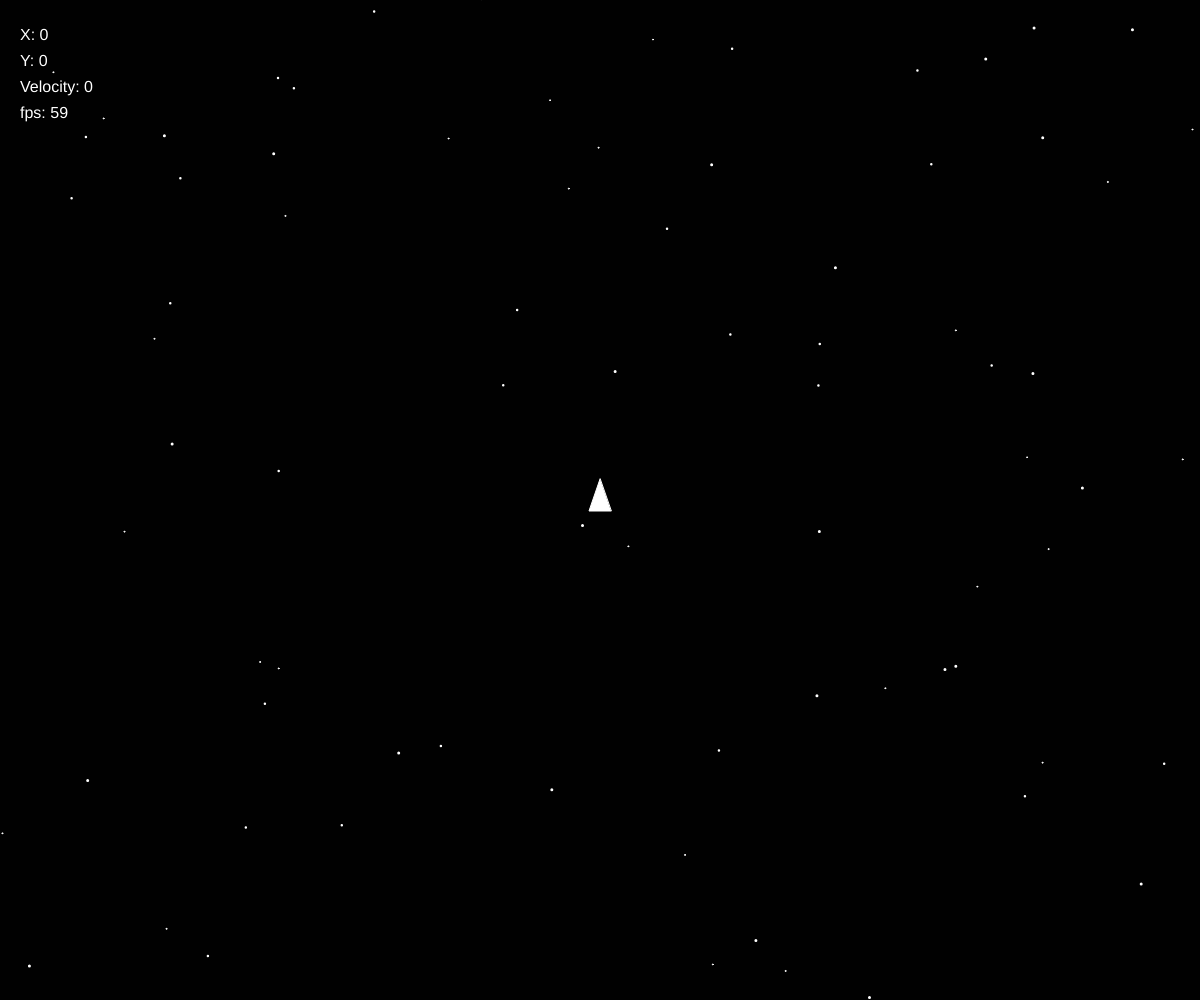
Frame 1 (no input)
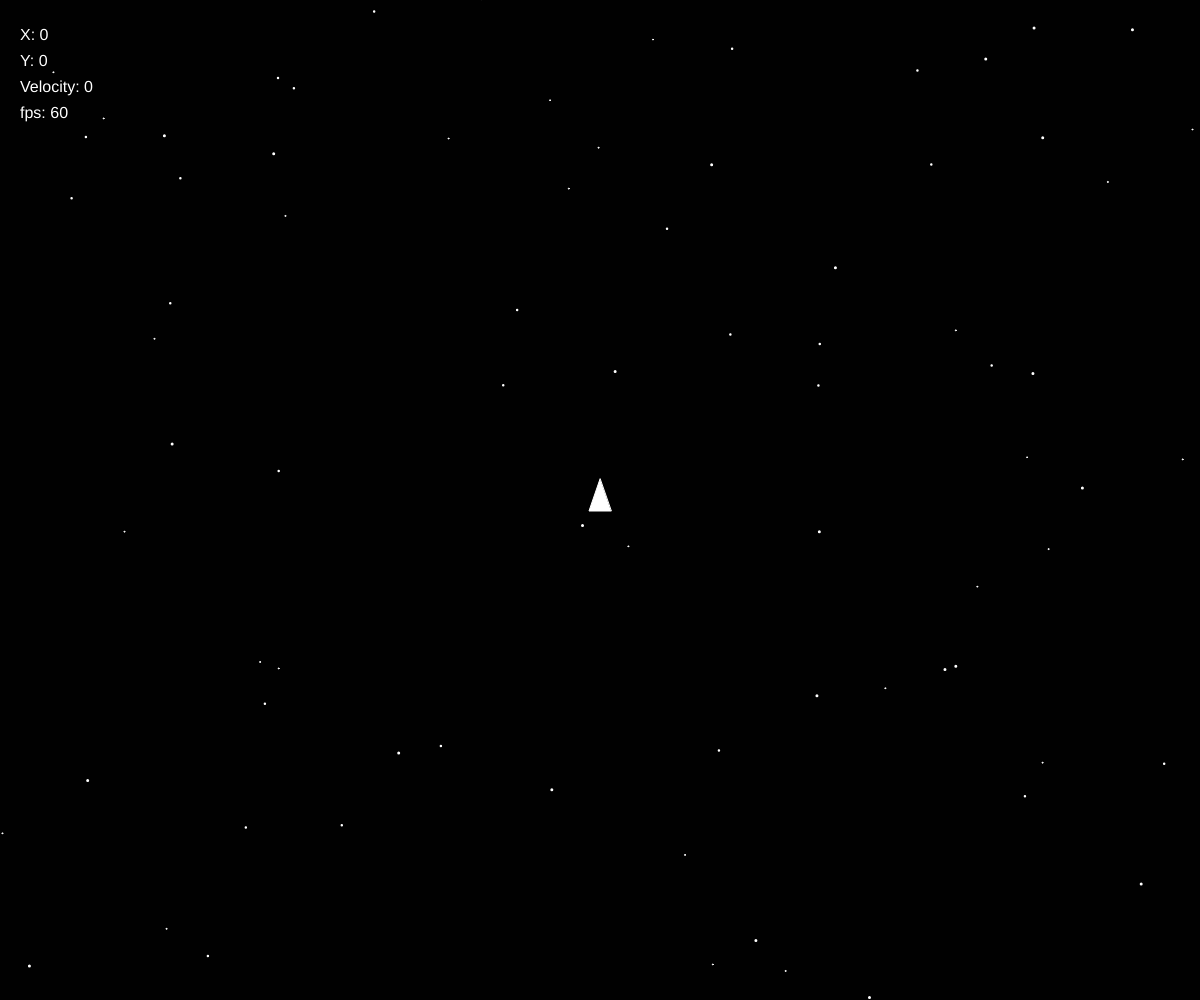
Frame 60 (no input)
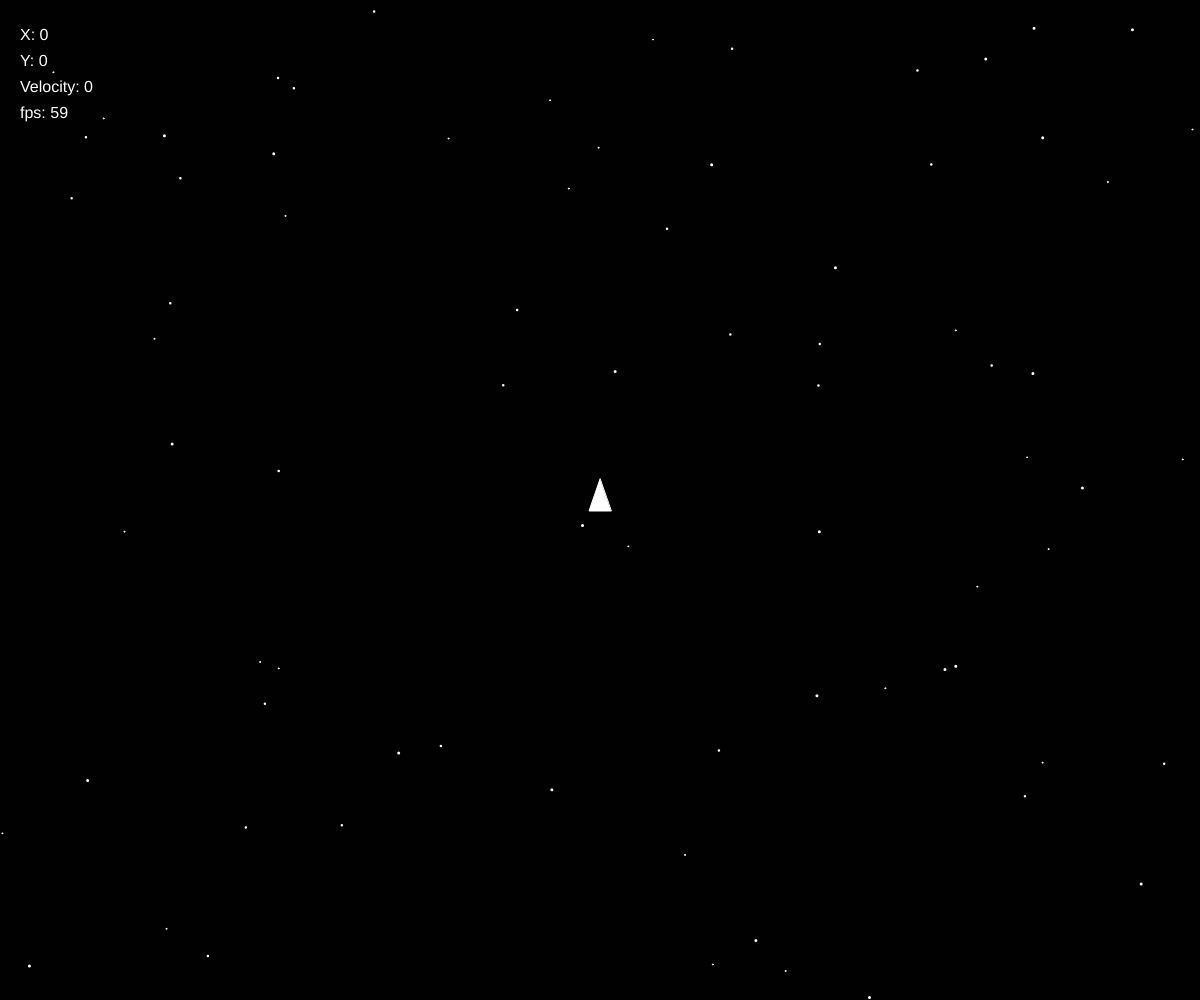
Frame 120 (the mouse pressed at the canvas centre since frame 60)

The p5.js sketch that drew these frames (run headless with seeded random() and noise() and a simulated clock; from frame 60 on, the mouse is pressed at the canvas centre):

// p5.js sketch
// ── sketch.js
var ship;

var scale1 = 1.5;
var scale2 = 1.25;
var scale3 = 1;

var stars = [];
var stars2 = [];
var stars3 = [];

var boost = [];
var particle;
var bombs = [];
var missiles = [];

var originX;
var originY;

function setup() {
  // put setup code here
  createCanvas(windowWidth, windowHeight);
  frameRate(60);
  rectMode(CENTER);
  angleMode(DEGREES);

  originX = -width/2;
  originY = -height/2;

  ship = new Ship();

  for (var i = 0; i < 100; i++) {
    stars[i] = new Star(originX + random(width), originY + random(height));
  }

  for (var i = 0; i < 75; i++) {
    stars2[i] = new Star(originX + random(width), originY + random(height));
  }

  for (var i = 0; i < 50; i++) {
    stars3[i] = new Star(originX + random(width), originY + random(height));
  }

  particle = new ParticleSystem(createVector(0, 0));
}

function draw() {
  // put drawing code here
  stroke(255);
  fill(255);
  background(1);
  angleMode(DEGREES);

  originX = ship.position.x - width/2;
  originY = ship.position.y - height/2;

  translate(width/2, height/2); 

  push();
  scale(scale1);
  fill(255);
  for (var i = stars.length-1; i >= 0; i--) {
    stars[i].update();
    stars[i].show();
    isOff = stars[i].offscreen();
    if (isOff[0]) {
      stars.splice(i, 1);
      switch (isOff[1]) {
        case 1:
          stars[stars.length] = new Star(originX + width, originY + random(height));
        break;
        
        case 2:
          stars[stars.length] = new Star(originX, originY + random(height));
        break;

        case 3:
          stars[stars.length] = new Star(originX + random(width), originY + height);
        break;

        case 4:
          stars[stars.length] = new Star(originX + random(width), originY);
        break;

        default:
        break;
      }
    }
  }
  pop();

  push();
  scale(scale2);
  fill(255);
  for (var i = stars2.length-1; i >= 0; i--) {
    stars2[i].update();
    stars2[i].show();
    isOff = stars2[i].offscreen();
    if (isOff[0]) {
      stars2.splice(i, 1);
      switch (isOff[1]) {
        case 1:
          stars2[stars2.length] = new Star(originX + width, originY + random(height));
        break;
        
        case 2:
          stars2[stars2.length] = new Star(originX, originY + random(height));
        break;

        case 3:
          stars2[stars2.length] = new Star(originX + random(width), originY + height);
        break;

        case 4:
          stars2[stars2.length] = new Star(originX + random(width), originY);
        break;

        default:
        break;
      }
    }
  }
  pop();

  push();
  scale(scale3);
  fill(255);
  for (var i = stars3.length-1; i >= 0; i--) {
    stars3[i].update();
    stars3[i].show();
    isOff = stars3[i].offscreen();
    if (isOff[0]) {
      stars3.splice(i, 1);
      switch (isOff[1]) {
        case 1:
          stars3[stars3.length] = new Star(originX + width, originY + random(height));
        break;
        
        case 2:
          stars3[stars3.length] = new Star(originX, originY + random(height));
        break;

        case 3:
          stars3[stars3.length] = new Star(originX + random(width), originY + height);
        break;

        case 4:
          stars3[stars3.length] = new Star(originX + random(width), originY);
        break;

        default:
        break;
      }
    }
  }
  pop();

  push();
  scale(scale1);
  fill(255);
  for (var i = boost.length-1; i >= 0; i--) {
    boost[i].update();
    boost[i].show();
    if (boost[i].timer()) {
      boost.splice(i, 1);
    }
  }
  pop();

  push();
  scale(scale1);
  particle.run();
  pop();

  push();
  scale(scale1);
  for (var i = bombs.length-1; i >= 0; i--) {
    bombs[i].update();
    bombs[i].show();
    if (bombs[i].delete()) {
      bombs.splice(i, 1);
    }
  }
  pop();

  push();
  scale(scale1);
  for (var i = missiles.length-1; i >= 0; i--) {
    missiles[i].update();
    missiles[i].show();
    if (missiles[i].delete()) {
      missiles.splice(i, 1);
    }
  }
  pop();
  
  push();
  rotate(ship.a);
  ship.update();
  ship.show();
  pop();

  textSize(16);
  fill(255);
  stroke(0);
  text("X: " + floor(ship.position.x), -windowWidth/2 + 20, -windowHeight/2 + 40);
  text("Y: " + floor(ship.position.y), -windowWidth/2 + 20, -windowHeight/2 + 66);
  text("Velocity: " + floor(ship.velocity.mag()), -windowWidth/2 + 20, -windowHeight/2 + 92);
  text("fps: " + floor(frameRate()), -windowWidth/2 + 20, -windowHeight/2 + 118);
}
// ── bomb.js
function Bomb(position, l) {
    this.position = position.copy();
    this.velocity = ship.velocity.copy();
    this.velocity.setMag(ship.velocity.mag() + 5);
    this.initPos = position.copy();
    this.r = 6;
    this.maxR = 64;
    this.lifeTime = l;

    this.update = function() {
        this.velocity.limit(10);
        this.position = this.initPos.copy().sub(ship.position.copy());

        if (this.lifeTime <= 1) {
            if (this.r < this.maxR) {
                this.r *= 1.5;
            } else {
                this.r += 1;
            }
        } else {
            this.initPos.add(this.velocity);
        }
        
        this.lifeTime -= 1 / 60;
    }

    this.show = function() {
        fill('rgba(255,0,0, ' + (this.lifeTime + 0.1) + ')');
        strokeWeight(0);
        ellipse(this.position.x, this.position.y, this.r, this.r)
    }

    this.delete = function() {
        if (this.lifeTime <= 0) {
            return true;
        }
    }
}
// ── missile.js
function Missile(position, a, target) {
    this.position = position.copy();
    this.velocity = ship.velocity.copy();

    this.velocity.rotate(a);
    this.velocity.setMag(ship.velocity.mag() + 3);

    this.acceleration = createVector(0, -0.5);
    this.acceleration.rotate(ship.a);
    this.initPos = position.copy();

    this.targetPos = target.copy();
    this.initTargetPos = this.targetPos.copy();
    this.targetVector = this.targetPos.copy().sub(this.position.copy());
    this.a = 0;
    this.aBetween;
    this.lifeTime = 0;
    this.dist = this.position.dist(this.targetPos.copy());
    this.lock = 20;

    this.update = function() {
        this.position = this.initPos.copy().sub(ship.position.copy());
        this.targetPos = this.initTargetPos.copy().sub(ship.position.copy());
        this.targetVector = this.targetPos.copy().sub(this.position.copy());
        this.a = this.acceleration.heading() + 90;
        this.aBetween = this.velocity.copy().angleBetween(this.targetVector.copy());

        this.dist = this.position.dist(this.targetPos.copy());
        if (this.dist > 300) {
            this.lock = 20;
        } else if (this.dist <= 300 && (this.aBetween < 20 && this.aBetween > -20)) {
            this.lock = 2;
        }

        if (this.lifeTime > 0.5) {
            this.velocity.limit(7);
            if (this.aBetween > 5) {
                this.acceleration.rotate(this.aBetween / this.lock);
            } else if (this.aBetween < -5) {
                this.acceleration.rotate(this.aBetween / this.lock);
            }
            this.velocity.add(this.acceleration.copy());
        }
        
        this.initPos.add(this.velocity.copy());
        
        this.lifeTime += 1 / 60;
        particle.addParticle(ship.position.copy().add(this.position), this.a, random(2, 3), 128);
    }

    this.show = function() {
        push();
        fill(255);
        strokeWeight(0);
        translate(this.position.x, this.position.y);
        rotate(this.a);
        rect(0, 0, 2, 9)
        pop();
        ellipse(this.targetPos.x, this.targetPos.y, 16, 16);
    }

    this.delete = function() {
        if (this.dist <= 32) {
            bombs[bombs.length] = new Bomb(ship.position.copy().add(this.targetPos), 1);
            return true;
        } else if (this.lifeTime > 15) {
            bombs[bombs.length] = new Bomb(ship.position.copy().add(this.position), 1);
            return true;
        } else {
            return false;
        }
    }
}
// ── particle.js
// A simple Particle class
let Particle = function(position, a, r, l) {
  this.acceleration = createVector(0, 0.05);
  this.acceleration.rotate(a);
  this.velocity = createVector(random(-0.5, 0.5), random(-0.5, 0));
  this.position = position.copy();
  this.initPos = position.copy();
  this.lifespan = l;
  this.r = r;
};

Particle.prototype.run = function() {
  this.update();
  this.display();
};

// Method to update position
Particle.prototype.update = function(){
  this.velocity.add(this.acceleration);
  this.position = this.initPos.copy().sub(ship.position.copy());
  this.initPos.add(this.velocity);
  this.lifespan -= 6;
  this.r += 0.1;
};

// Method to display
Particle.prototype.display = function() {
  strokeWeight(0);
  fill(255, this.lifespan);
  ellipse(this.position.x, this.position.y, this.r, this.r);
};

// Is the particle still useful?
Particle.prototype.isDead = function(){
  return this.lifespan < 0;
};

let ParticleSystem = function(position) {
  this.origin = position.copy();
  this.particles = [];
};

ParticleSystem.prototype.addParticle = function(origin, a, r, l) {
  this.particles.push(new Particle(origin, a, r, l));
};

ParticleSystem.prototype.run = function() {
  for (let i = this.particles.length-1; i >= 0; i--) {
    let p = this.particles[i];
    p.run();
    if (p.isDead()) {
      this.particles.splice(i, 1);
    }
  }
};
// ── ship.js
function Ship() {
    this.position = createVector(0, 1);
    this.velocity = createVector(0, -0.0001);
    this.a = 0;

    this.thrust = 0.25;
    this.maxVelocity = 6;
    this.turnSpeed = 3;
    this.friction = 0.05;
    this.bombCD = 0;
    this.missileCD = 0;
    this.target = createVector(0, -200);

    this.show = function() {
        fill(255);
        triangle(0, - 21, 0 - 11, 0 + 11, 0 + 11, 0 + 11);
    }

    this.forward = function() {
        this.velocity.setMag(this.velocity.mag() + this.thrust); 
        particle.addParticle(this.position, this.a, random(2, 6), 255);
        particle.addParticle(this.position, this.a, random(2, 6), 255);
    }

    this.backward = function() {
        if (this.velocity.mag() - this.thrust <= 0) {
            this.velocity.setMag(0.0001);
        } else {
            this.velocity.setMag(this.velocity.mag() - this.thrust); 
        }
    }

    this.left = function() {
        this.velocity.rotate(-this.turnSpeed);
        this.a -= this.turnSpeed;
    }

    this.right = function() {
        this.velocity.rotate(this.turnSpeed);
        this.a += this.turnSpeed;
    }

    this.bomb = function() {
        if (this.bombCD <= 0) {
            bombs[bombs.length] = new Bomb(this.position, 2);
            this.bombCD = 3;
        }
    }

    this.missile = function() {
        if (this.missileCD <= 0) {
            missiles[missiles.length] = new Missile(this.position, 20, this.target);
            missiles[missiles.length] = new Missile(this.position, -20, this.target);
            this.missileCD = 1;
        }
    }

    this.update = function() {
        this.velocity.limit(6);

        if (keyIsDown(87)) {
            this.forward();
        }
        if (keyIsDown(83)) {
            this.backward();
        }
        if (keyIsDown(65)) {
            this.left();
        }
        if (keyIsDown(68)) {
            this.right();
        }
        if (keyIsDown(32)) {
            this.bomb();
        }
        if (keyIsDown(69)) {
            this.missile();
        }

        this.bombCD -= 1 / 60;
        this.missileCD -= 1 / 60;

        this.position.add(this.velocity);
    }
}
// ── star.js
function Star(x, y, r) {
    this.position = createVector(x, y);
    this.initPos = this.position.copy();
    this.history = [];

    if (r == null) {
        this.r = floor(random(0, 2));
    } else {
        this.r = r;
    }

    this.show = function() {
        ellipse(this.position.x, this.position.y, this.r, this.r);
    }

    this.update = function() {
        this.position = this.initPos.copy().sub(ship.position.copy());

        this.history.push(this.position);

        if (this.history.length > 5) {
            this.history.splice(0, 1);
        }
    }

    this.offscreen = function() {
        if (this.position.x < -width/2 - this.r * 2) {
            return [true, 1];
        } else if (this.position.x > width/2 + this.r * 2) {
            return [true, 2];
        } else if (this.position.y < -height/2 - this.r * 2) {
            return [true, 3];
        } else if (this.position.y > height/2 + this.r * 2) {
            return [true, 4];
        } else {
            return [false, 0];
        }
    }
}
